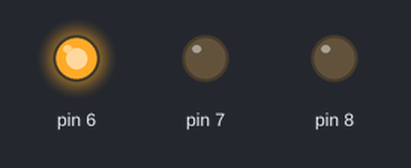
A sketch run on a simulated Arduino Uno, built with avr-gcc and run on an emulated ATmega328P. Parts: output pins drawn as LEDs (lit = HIGH).

Above: at 2.0 s.
At 5.0 s:
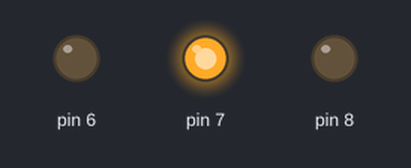
At 8.5 s:
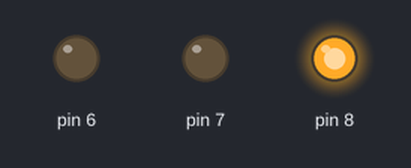
Timing chart, 0 to 14.3 s (numbered marks = the images above):
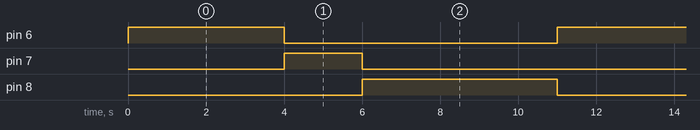

The sketch:

traffic_light.ino
```cpp
void setup()
{
  pinMode(8, OUTPUT);
  pinMode(7,OUTPUT);
  pinMode(6,OUTPUT);
}

void loop()
{
  digitalWrite(8, LOW); //green
  digitalWrite(7, LOW);
  digitalWrite(6, HIGH);
  delay(4000);


  digitalWrite(8, LOW); //orange
  digitalWrite(7, HIGH);
  digitalWrite(6, LOW);
  delay(2000);

  digitalWrite(8, HIGH); //red
  digitalWrite(7, LOW);
  digitalWrite(6, LOW);
  delay(5000);
}
```

Measured:
- by itself, pin 6: alternates HIGH for 4.0 s and LOW for 7.0 s
- by itself, pin 7: alternates HIGH for 2.0 s and LOW for 9.0 s
- by itself, pin 8: alternates HIGH for 5.0 s and LOW for 6.0 s
